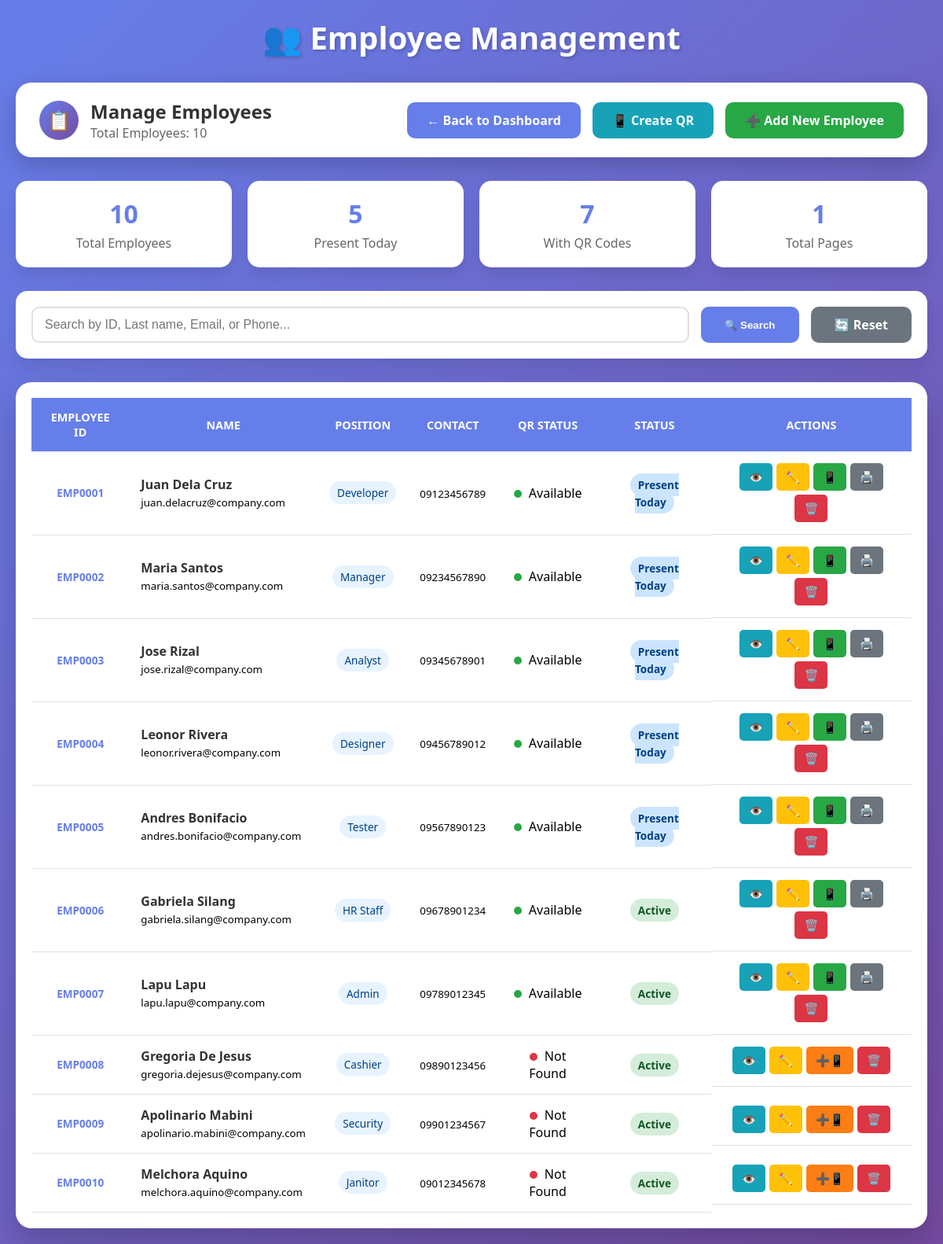
/admin/employees.php (signed in), run on the app's committed database.
### tables this page shows
CREATE TABLE IF NOT EXISTS employees (
    id INT AUTO_INCREMENT PRIMARY KEY,
    employee_id VARCHAR(20) UNIQUE NOT NULL,
    first_name VARCHAR(100) NOT NULL,
    last_name VARCHAR(100) NOT NULL,
    position VARCHAR(100) DEFAULT NULL,
    department VARCHAR(100) DEFAULT NULL,
    email VARCHAR(100) UNIQUE,
    phone VARCHAR(20),
    address TEXT,
    birth_date DATE DEFAULT NULL,
    age INT DEFAULT NULL,
    hire_date DATE DEFAULT NULL,
    employment_status ENUM('regular', 'probationary', 'contractual', 'part-time', 'resigned') DEFAULT 'regular',
    salary DECIMAL(12,2) DEFAULT 0.00,
    profile_image VARCHAR(255) DEFAULT NULL,
    qr_code_path VARCHAR(255) DEFAULT NULL,
    created_at TIMESTAMP DEFAULT CURRENT_TIMESTAMP,
    updated_at TIMESTAMP DEFAULT CURRENT_TIMESTAMP ON UPDATE CURRENT_TIMESTAMP,
    INDEX idx_employee_id (employee_id),
    INDEX idx_email (email),
    INDEX idx_position (position)
);

### admin/employees.php (the view, shortened to what this page needs)
<?php
require_once 'configa.php';
$page = isset($_GET['page']) ? (int)$_GET['page'] : 1;
$limit = 10;
$offset = ($page - 1) * $limit;
$search = isset($_GET['search']) ? $_GET['search'] : '';
$sql = "SELECT * FROM employees WHERE 1=1";
$countSql = "SELECT COUNT(*) FROM employees WHERE 1=1";
$params = [];
$sql .= " ORDER BY created_at DESC LIMIT ? OFFSET ?";
$params[] = $limit;
$params[] = $offset;
$stmt = $pdo->prepare($sql);
$stmt->execute($params);
$employees = $stmt->fetchAll();
$stmt = $pdo->prepare($countSql);
if (!empty($search)) {
    $stmt->execute(array_fill(0, 5, "%$search%"));
} else {
    $stmt->execute();
}
$totalEmployees = $stmt->fetchColumn();
$totalPages = ceil($totalEmployees / $limit);
function qrCodeExists($employee_id) {
    $paths = [
        '../qrcodes/qr_' . $employee_id . '.png',
        'qrcodes/qr_' . $employee_id . '.png',
        '../admin/qrcodes/qr_' . $employee_id . '.png',
        'admin/qrcodes/qr_' . $employee_id . '.png',
        '/QrSystem/qrcodes/qr_' . $employee_id . '.png'
    ];
    foreach ($paths as $path) {
        if (file_exists($path)) {
            return $path;
        }
    }
    return false;
}
?>
<!DOCTYPE html>
<html>
<head>
</head>
<body>
    <div class="container">
        <h1>👥 Employee Management</h1>
        <div class="header-section">
            <div class="header-title">
                <div class="header-icon">📋</div>
                <div class="header-text">
                    <h2>Manage Employees</h2>
                    <p>Total Employees: <?php echo $totalEmployees; ?></p>
                </div>
            </div>
            <div class="header-buttons">
                <a href="admin_dashboard.php" class="btn btn-back">← Back to Dashboard</a>
                <a href="generate_qrcodes.php" class="btn btn-generate">📱 Create QR</a>
                <a href="add_employee.php" class="btn btn-primary">➕ Add New Employee</a>
            </div>
        </div>
        <?php
        $totalActive = $pdo->query("SELECT COUNT(*) FROM employees")->fetchColumn();
        $totalPresent = $pdo->query("SELECT COUNT(DISTINCT employee_id) FROM attendance WHERE date = CURDATE()")->fetchColumn();
        $qrCount = 0;
        foreach ($employees as $emp) {
            if (qrCodeExists($emp['employee_id'])) $qrCount++;
        }
        ?>
        <div class="stats-grid">
            <div class="stat-card">
                <h3><?php echo $totalActive; ?></h3>
                <p>Total Employees</p>
            </div>
            <div class="stat-card">
                <h3><?php echo $totalPresent; ?></h3>
                <p>Present Today</p>
            </div>
            <div class="stat-card">
                <h3><?php echo $qrCount; ?></h3>
                <p>With QR Codes</p>
            </div>
            <div class="stat-card">
                <h3><?php echo $totalPages; ?></h3>
                <p>Total Pages</p>
            </div>
        </div>
        <div class="search-section">
            <form method="GET" class="search-form">
                <input type="text" name="search" class="search-input" placeholder="Search by ID, Last name, Email, or Phone..." value="<?php echo htmlspecialchars($search); ?>">
                <button type="submit" class="search-btn">🔍 Search</button>
                <a href="employees.php" class="reset-btn">🔄 Reset</a>
            </form>
        </div>
        <div class="table-container">
            <table>
                <thead>
                    <tr>
                        <th>Employee ID</th>
                        <th>Name</th>
                        <th>Position</th>
                        <th>Contact</th>
                        <th>QR Status</th>
                        <th>Status</th>
                        <th>Actions</th>
                    </tr>
                </thead>
                <tbody>
                    <?php if (empty($employees)): ?>
                        <tr>
                            <td colspan="7" style="text-align: center; padding: 50px; color: #999;">
                                No employees found. Click "Add New Employee" to create one.
                            </td>
                        </tr>
                    <?php else: ?>
                        <?php foreach ($employees as $emp): ?>
                            <?php
                            $todayStmt = $pdo->prepare("SELECT COUNT(*) FROM attendance WHERE employee_id = ? AND date = CURDATE()");
                            $todayStmt->execute([$emp['employee_id']]);
                            $hasAttendanceToday = $todayStmt->fetchColumn() > 0;
                            $hasQR = qrCodeExists($emp['employee_id']);
                            $statusClass = $hasAttendanceToday ? 'status-present' : 'status-active';
                            $statusText = $hasAttendanceToday ? 'Present Today' : 'Active';
                            ?>
                            <tr>
                                <td class="employee-id"><strong><?php echo htmlspecialchars($emp['employee_id']); ?></strong></td>
                                <td class="employee-info">
                                    <div class="employee-name"><?php echo htmlspecialchars($emp['first_name'] . ' ' . $emp['last_name']); ?></div>
                                    <small><?php echo htmlspecialchars($emp['email']); ?></small>
                                </td>
                                <td><span class="position-badge"><?php echo htmlspecialchars($emp['position'] ?? 'N/A'); ?></span></td>
                                <td><small><?php echo htmlspecialchars($emp['phone']); ?></small></td>
                                <td>
                                    <span class="qr-indicator <?php echo $hasQR ? 'qr-available' : 'qr-unavailable'; ?>"></span>
                                    <?php echo $hasQR ? 'Available' : 'Not Found'; ?>
                                </td>
                                <td><span class="status-badge <?php echo $statusClass; ?>"><?php echo $statusText; ?></span></td>
                                <td class="action-buttons">
                                    <a href="view_employee.php?id=<?php echo $emp['employee_id']; ?>" class="action-btn btn-view" title="View Details">👁️</a>
                                    <a href="edit_employee.php?id=<?php echo $emp['employee_id']; ?>" class="action-btn btn-edit" title="Edit Employee">✏️</a>
                                    <?php if ($hasQR): ?>
                                        <a href="javascript:void(0)" onclick="showQRCode('<?php echo $emp['employee_id']; ?>', '<?php echo htmlspecialchars($emp['first_name'] . ' ' . $emp['last_name']); ?>')" class="action-btn btn-qr" title="View QR Code">📱</a>
                                        <a href="javascript:void(0)" onclick="printQRCode('<?php echo $emp['employee_id']; ?>', '<?php echo htmlspecialchars($emp['first_name'] . ' ' . $emp['last_name']); ?>', '<?php echo htmlspecialchars($emp['position'] ?? ''); ?>')" class="action-btn btn-print-qr" title="Print QR Code">🖨️</a>
                                    <?php else: ?>
                                        <a href="generate_qrcodes.php?employee_id=<?php echo $emp['employee_id']; ?>" class="action-btn btn-generate-qr" title="Generate QR Code">➕📱</a>
                                    <?php endif; ?>
                                    <a href="javascript:void(0)" onclick="confirmDelete('<?php echo $emp['employee_id']; ?>')" class="action-btn btn-delete" title="Delete Employee">🗑️</a>
                                </td>
                            </tr>
                        <?php endforeach; ?>
                    <?php endif; ?>
                </tbody>
            </table>
        </div>
    </div>
</body>
</html>

### admin/employees.php (style rules this page uses)
* { margin: 0; padding: 0; box-sizing: border-box; }
body { background: linear-gradient(135deg, #667eea 0%, #764ba2 100%); font-family: 'Segoe UI', Tahoma, Geneva, Verdana, sans-serif; min-height: 100vh; padding: 20px; }
.container { max-width: 1400px; margin: 0 auto; }
h1 { text-align: center; color: white; margin-bottom: 30px; font-size: 2.5em; text-shadow: 2px 2px 4px rgba(0,0,0,0.2); }
.header-section { background: white; border-radius: 20px; padding: 20px 30px; margin-bottom: 30px; display: flex; justify-content: space-between; align-items: center; flex-wrap: wrap; gap: 20px; box-shadow: 0 10px 30px rgba(0,0,0,0.2); }
.header-title { display: flex; align-items: center; gap: 15px; }
.header-icon { width: 50px; height: 50px; background: linear-gradient(135deg, #667eea 0%, #764ba2 100%); border-radius: 50%; display: flex; align-items: center; justify-content: center; color: white; font-size: 1.5em; }
.header-text h2 { color: #333; font-size: 1.5em; }
.header-text p { color: #666; }
.header-buttons { display: flex; gap: 15px; }
.btn { padding: 12px 25px; border: none; border-radius: 10px; font-size: 16px; font-weight: 600; cursor: pointer; transition: all 0.3s; text-decoration: none; display: inline-block; }
.btn-primary { background: #28a745; color: white; }
.btn-back { background: #667eea; color: white; }
.btn-generate { background: #17a2b8; color: white; }
.stats-grid { display: grid; grid-template-columns: repeat(auto-fit, minmax(200px, 1fr)); gap: 20px; margin-bottom: 30px; }
.stat-card { background: white; border-radius: 15px; padding: 20px; text-align: center; box-shadow: 0 10px 20px rgba(0,0,0,0.1); }
.stat-card h3 { font-size: 2em; color: #667eea; margin-bottom: 5px; }
.stat-card p { color: #666; font-weight: 500; }
.search-section { background: white; border-radius: 15px; padding: 20px; margin-bottom: 30px; box-shadow: 0 10px 20px rgba(0,0,0,0.1); }
.search-form { display: flex; gap: 15px; flex-wrap: wrap; }
.search-input { flex: 1; min-width: 250px; padding: 12px 15px; border: 2px solid #e0e0e0; border-radius: 10px; font-size: 16px; }
.search-btn { padding: 12px 30px; background: #667eea; color: white; border: none; border-radius: 10px; cursor: pointer; font-weight: 600; }
.reset-btn { padding: 12px 30px; background: #6c757d; color: white; border: none; border-radius: 10px; cursor: pointer; font-weight: 600; text-decoration: none; display: inline-block; }
.table-container { background: white; border-radius: 20px; padding: 20px; box-shadow: 0 20px 40px rgba(0,0,0,0.2); overflow-x: auto; }
table { width: 100%; border-collapse: collapse; min-width: 1000px; }
th { background: #667eea; color: white; padding: 15px; font-weight: 600; text-transform: uppercase; font-size: 0.9em; }
td { padding: 15px; border-bottom: 1px solid #e0e0e0; text-align: center; }
.employee-info { text-align: left; }
.employee-name { font-weight: 600; color: #333; }
.employee-id { font-size: 0.85em; color: #667eea; }
.position-badge { background: #e7f3ff; color: #004085; padding: 5px 10px; border-radius: 20px; font-size: 0.85em; display: inline-block; }
.qr-indicator { display: inline-block; width: 10px; height: 10px; border-radius: 50%; margin-right: 5px; }
.qr-available { background: #28a745; }
.qr-unavailable { background: #dc3545; }
.status-badge { padding: 5px 10px; border-radius: 20px; font-size: 0.85em; font-weight: 600; }
.status-active { background: #d4edda; color: #155724; }
.status-present { background: #cce5ff; color: #004085; }
.action-buttons { display: flex; gap: 5px; justify-content: center; flex-wrap: wrap; }
.action-btn { padding: 8px 12px; border: none; border-radius: 5px; font-size: 0.9em; font-weight: 600; cursor: pointer; transition: all 0.3s; text-decoration: none; display: inline-block; }
.btn-view { background: #17a2b8; color: white; }
.btn-edit { background: #ffc107; color: #333; }
.btn-qr { background: #28a745; color: white; }
.btn-print-qr { background: #6c757d; color: white; }
.btn-generate-qr { background: #fd7e14; color: white; }
.btn-delete { background: #dc3545; color: white; }

### data on the page
employees: employee "EMP0001", first_name+last_name "Juan Dela Cruz", email "juan.delacruz@company.com", position "Developer", phone "09123456789", shows "Available", statusText "Present Today"
employees: employee "EMP0002", first_name+last_name "Maria Santos", email "maria.santos@company.com", position "Manager", phone "09234567890", shows "Available", statusText "Present Today"
employees: employee "EMP0003", first_name+last_name "Jose Rizal", email "jose.rizal@company.com", position "Analyst", phone "09345678901", shows "Available", statusText "Present Today"
employees: employee "EMP0004", first_name+last_name "Leonor Rivera", email "leonor.rivera@company.com", position "Designer", phone "09456789012", shows "Available", statusText "Present Today"
employees: employee "EMP0005", first_name+last_name "Andres Bonifacio", email "andres.bonifacio@company.com", position "Tester", phone "09567890123", shows "Available", statusText "Present Today"
employees: employee "EMP0006", first_name+last_name "Gabriela Silang", email "gabriela.silang@company.com", position "HR Staff", phone "09678901234", shows "Available", statusText "Active"
employees: employee "EMP0007", first_name+last_name "Lapu Lapu", email "lapu.lapu@company.com", position "Admin", phone "09789012345", shows "Available", statusText "Active"
employees: employee "EMP0008", first_name+last_name "Gregoria De Jesus", email "gregoria.dejesus@company.com", position "Cashier", phone "09890123456", shows "Not Found", statusText "Active"
employees: employee "EMP0009", first_name+last_name "Apolinario Mabini", email "apolinario.mabini@company.com", position "Security", phone "09901234567", shows "Not Found", statusText "Active"
employees: employee "EMP0010", first_name+last_name "Melchora Aquino", email "melchora.aquino@company.com", position "Janitor", phone "09012345678", shows "Not Found", statusText "Active"

### other printed values
$totalEmployees "10"
$totalActive "10"
$totalPresent "5"
$qrCount "7"
$totalPages "1"
